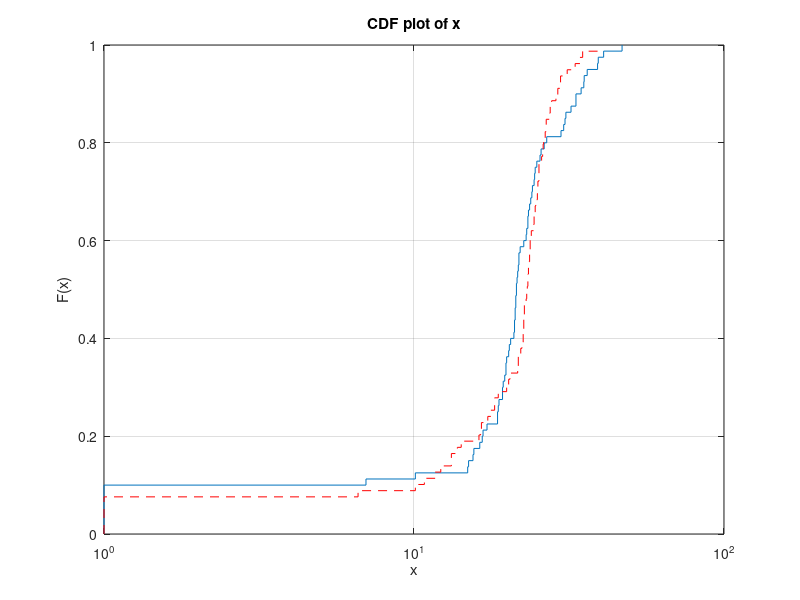

Source code (MATLAB):
% lista 3, cwiczenie 8
% Czy jeden z rodzajow jabloni jest preferowany przez pszczoly je zapylajace?

delik = [23.4, 30.9, 18.8, 23.0, 21.4, 1, 24.6, 23.8, 24.1, 18.7, 16.3, 20.3, 14.9, 35.4,21.6, 21.2, 21.0, 15.0, 15.6, 24.0, 34.6, 40.9, 30.7, 24.5, 16.6, 1, 21.7, 1, 23.6, 1, 25.7,19.3, 46.9, 23.3, 21.8, 33.3, 24.9, 24.4, 1, 19.8,17.2, 21.5, 25.5, 23.3, 18.6, 22.0, 29.8,33.3, 1, 21.3, 18.6, 26.8, 19.4, 21.1, 21.2, 20.5,19.8, 26.3, 39.3, 21.4, 22.6, 1, 35.3, 7.0,19.3, 21.3, 10.1, 20.2, 1, 36.2, 16.7, 21.1, 39.1,19.9, 32.1, 23.1, 21.8, 30.4, 19.62, 15.5];
renet = [16.5, 1, 22.6, 25.3, 23.7, 1, 23.3, 23.9, 16.2, 23.0, 21.6, 10.8, 12.2, 23.6, 10.1,24.4, 16.4, 11.7, 17.7, 34.3, 24.3, 18.7, 27.5, 25.8, 22.5, 14.2, 21.7, 1, 31.2, 13.8, 29.7,23.1, 26.1, 25.1, 23.4, 21.7, 24.4, 13.2, 22.1, 26.7, 22.7, 1, 18.2, 28.7, 29.1, 27.4, 22.3,13.2, 22.5, 25.0, 1, 6.6, 23.7, 23.5, 17.3, 24.6, 27.8, 29.7, 25.3, 19.9, 18.2, 26.2, 20.4,23.3, 26.7, 26.0, 1, 25.1, 33.1, 35.0, 25.3, 23.6,23.2, 20.2, 24.7, 22.6, 39.1, 26.5, 22.7];

disp('T-test: delikates');
[h, p] = ttest(delik, mean(delik))

disp('T-test dla renety');
[h, p] = ttest(renet, mean(renet))

disp('T-Test dla obu serii');
[h, p] = ttest2(renet, delik)

disp('KS-Test dla obu serii');
[h, p, ks] = kstest2(renet, delik)

% plot 'em
cdfplot(delik);
hold on;
a = cdfplot(renet);
set(a, 'LineStyle', '--')
set(a, 'Color', 'r');
set(gca, 'XScale', 'log'); 